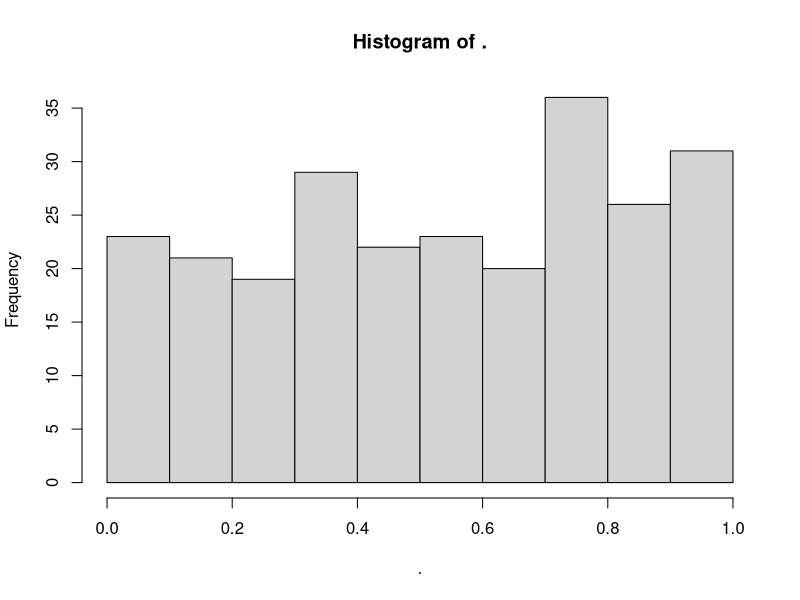

The R script that drew this image:
## ---- chunk 1
library(tidyverse)
library(viridis)
knitr::opts_chunk$set(
	echo = TRUE,
	warning = FALSE,
	message = FALSE,
	fig.width = 8, 
  fig.height = 6,
  out.width = "90%"
)
options(
  ggplot2.continuous.colour = "viridis",
  ggplot2.continuous.fill = "viridis"
)
scale_colour_discrete = scale_colour_viridis_d
scale_fill_discrete = scale_fill_viridis_d
theme_set(theme_minimal() + theme(legend.position = "bottom"))
## ---- chunk 2
data = read_delim("./data/data.txt", delim = " ", col_names = FALSE) %>% 
  select(-X1) %>% 
  pivot_longer(cols = X2:X11, names_to = "list") %>% 
  select(value)
data %>% 
  pull(value) %>% 
  hist()
## ---- chunk 3
for (i in 1:250) {
  
}
